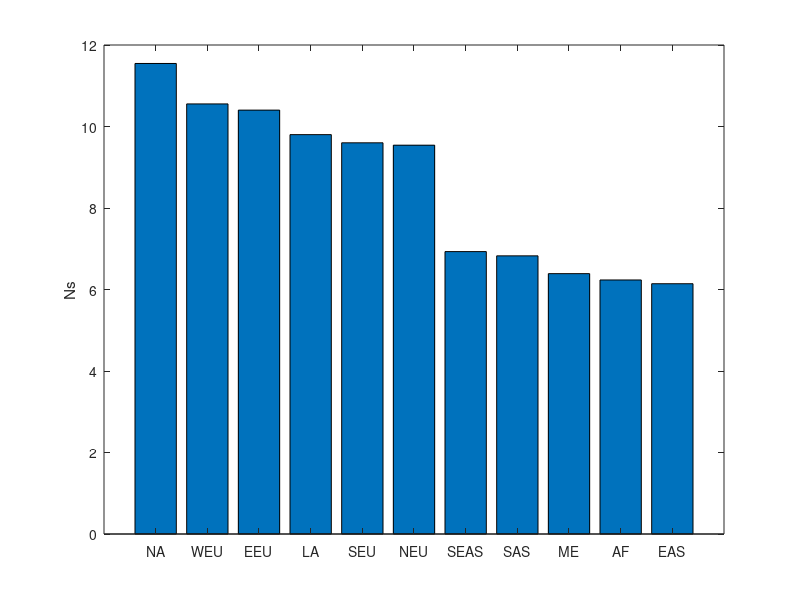

Source code (MATLAB):
x = {'NA','WEU','EEU','LA','SEU','NEU','SEAS','SAS','ME','AF','EAS'};
y = [11.546917168481356,10.554194938593707,10.401845675652726,9.800623305842748,9.600178520633758,9.541485166467515,6.930319275896518,6.826214267462593,6.3893809428423936,6.233854921698779,6.142004136525209];
cc = hsv(11);
h = bar(y, 'FaceColor', [0,0.4470,0.7410]);
set(gca,'xticklabel',x);
ylabel('Ns');